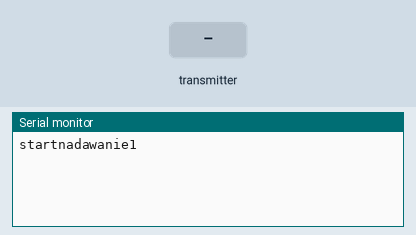
Recording of a sketch running on a simulated Arduino Uno, built with avr-gcc and run on an emulated ATmega328P. Parts: the last lines printed to the serial monitor. The inputs (shaded band) are chosen by the test bench. No radio packets arrive unless stated.

Above: at 6.2 s.
6.3 s: the transmitter starts sending odebrane.0 = 0
At 6.37 s:
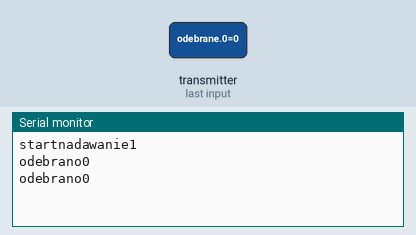
8.2 s: the transmitter starts sending odebrane.0 = 256
At 8.27 s:
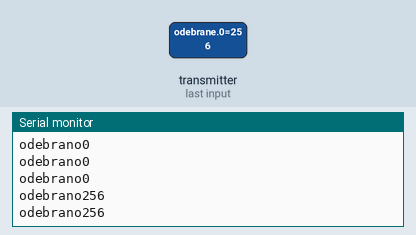

The sketch:

dwukireunkowaaster.ino
```cpp
#include <SPI.h>
#include <nRF24L01.h>
#include <RF24.h>

 #define CE_PIN  9
 #define CSN_PIN 10


const byte pipe [][6] = {"00006", "00003"};

RF24 radio(CE_PIN, CSN_PIN);
int data[1];
short int channel = 200;
uint8_t adres[2] = {0, 1};


void setup()
{

  radio.begin();
  radio.setChannel(channel);
  radio.setPALevel(RF24_PA_MAX);
  radio.setDataRate(RF24_250KBPS);
  radio.openWritingPipe(pipe[0]); // zapis
  radio.openReadingPipe(1, pipe[1]); // odczyt

  Serial.begin(9600);


  delay(5000);
Serial.print("start");
}


unsigned long zapamietanyCzas = 0;
unsigned long roznicaCzasu = 5000UL;
int i=1;
int odebrane[1];
bool odebrano=false;
void loop()
{

  if(millis()-zapamietanyCzas>roznicaCzasu){
    data[0] =i;
    Serial.print("nadawanie");
    Serial.print(data[0]);
    Serial.print("\n");
    delay(2);
    radio.stopListening();
    radio.write( data, sizeof(data) );
    delay(2);
    zapamietanyCzas = millis();
    radio.startListening();

//     while(odebrano==false){
//       radio.startListening();
//       if ( radio.available() )
//       {
//         radio.read( odebrane, sizeof(odebrane) );
//         Serial.print("odebrano");
//         Serial.print(odebrane[0]);
//         Serial.print("\n");
//         if(odebrane==data+1){
//           odebrano=true;
//         }else{
//           delay(2);
//           Serial.print("nadawanie");
//           Serial.print(data[0]);
//           Serial.print("\n");
//           radio.stopListening();
//           radio.write( data, sizeof(data) );
// delay(2);
//         }
//       }
//     }


    i++;
  }
   radio.startListening();
    if ( radio.available() )
    {
      radio.read( odebrane, sizeof(odebrane) );
      Serial.print("odebrano");
      Serial.print(odebrane[0]);
      Serial.print("\n");
    }
}
```

Measured:
- after the input at 6.3 s, the serial monitor: prints a new line at once (image 1)
- after the input at 8.2 s, the serial monitor: prints a new line at once (image 2)
